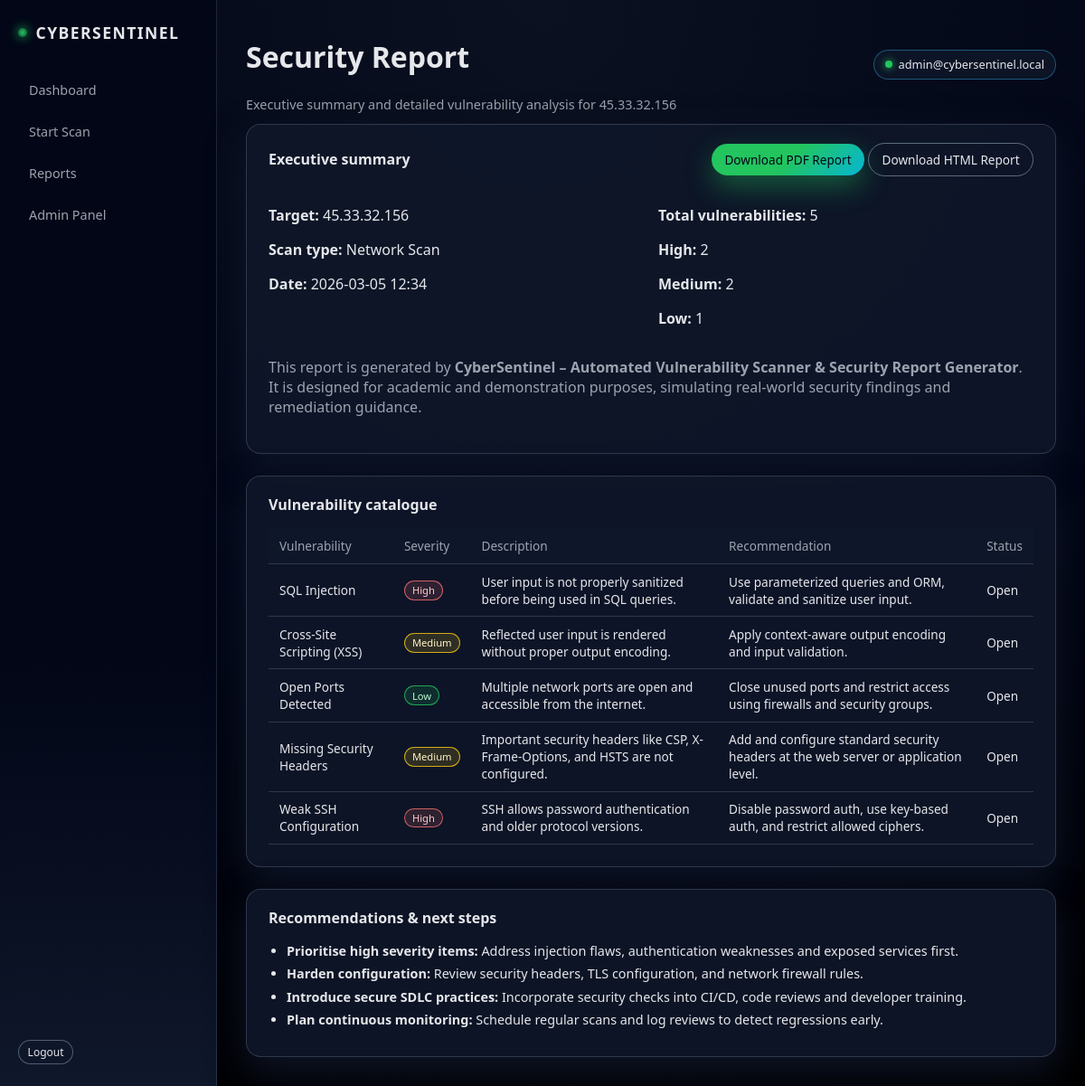
The page /report/19 (signed in) on the database as committed earlier.
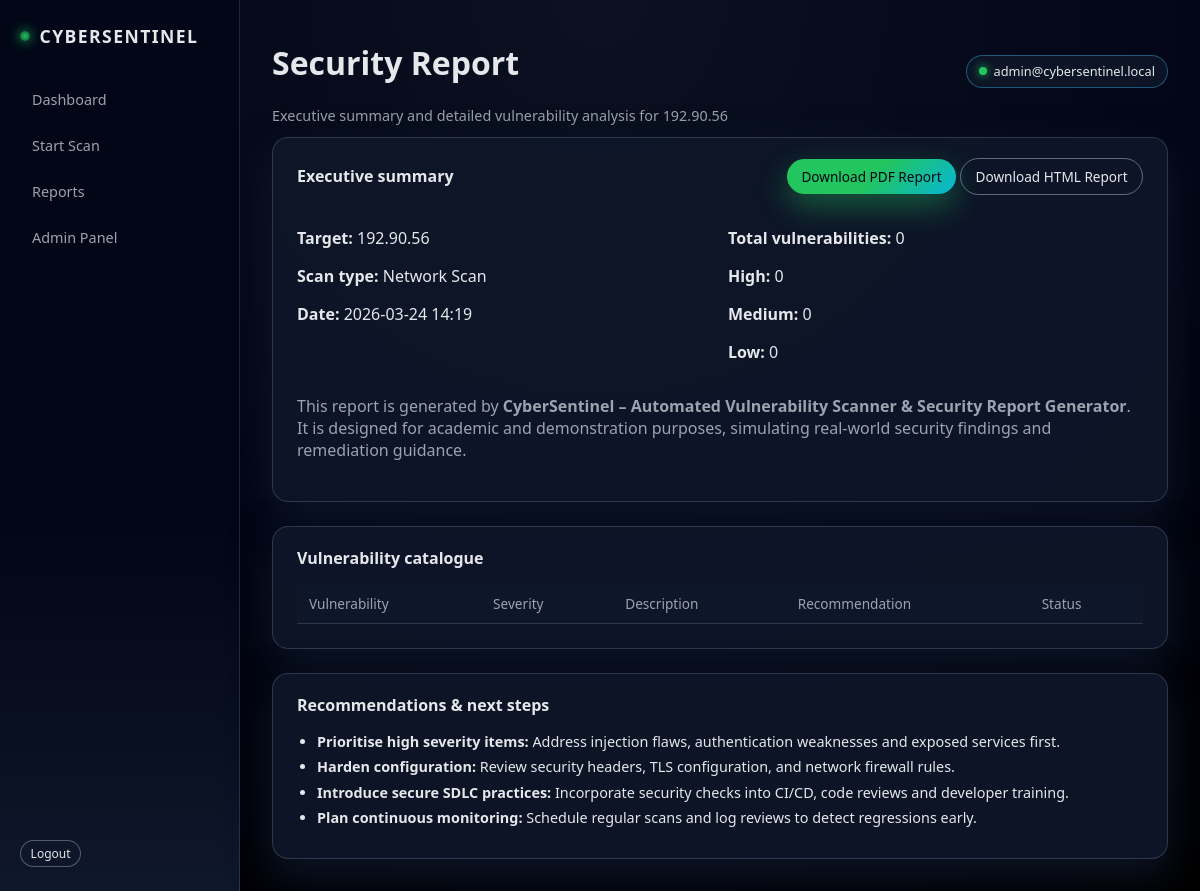
The same page on the database as committed later.
### app.py (models this page shows)
class Scan(db.Model):
    id = db.Column(db.Integer, primary_key=True)
    user_id = db.Column(db.Integer, db.ForeignKey("user.id"), nullable=False)
    target = db.Column(db.String(255), nullable=False)
    scan_type = db.Column(db.String(50), nullable=False)
    created_at = db.Column(db.DateTime, default=datetime.utcnow)
    total_vulns = db.Column(db.Integer, default=0)
    high_count = db.Column(db.Integer, default=0)
    medium_count = db.Column(db.Integer, default=0)
    low_count = db.Column(db.Integer, default=0)
    vulnerabilities = db.relationship(
        "Vulnerability", backref="scan", lazy=True, cascade="all, delete-orphan"
    )

class Vulnerability(db.Model):
    id = db.Column(db.Integer, primary_key=True)
    scan_id = db.Column(db.Integer, db.ForeignKey("scan.id"), nullable=False)
    name = db.Column(db.String(255), nullable=False)
    severity = db.Column(db.String(20), nullable=False)
    description = db.Column(db.Text, nullable=False)
    recommendation = db.Column(db.Text, nullable=False)
    status = db.Column(db.String(50), default="Open")

### app.py (the view)
@app.route("/report/<int:scan_id>")
@login_required
def report_detail(scan_id):
    scan = Scan.query.get_or_404(scan_id)
    if scan.user_id != session["user_id"] and not session.get("is_admin"):
        flash("You do not have access to this report.", "danger")
        return redirect(url_for("dashboard"))
    vulns = Vulnerability.query.filter_by(scan_id=scan.id).all()
    return render_template("report_detail.html", scan=scan, vulnerabilities=vulns)

### app.py (called while the page is built)
def login_required(view_func):
    @wraps(view_func)
    def wrapper(*args, **kwargs):
        if "user_id" not in session:
            flash("Please log in to continue.", "warning")
            return redirect(url_for("login"))
        return view_func(*args, **kwargs)
    return wrapper

### templates/report_detail.html (shortened to what this page needs)
{% extends "base.html" %}
{% block page_heading %}
<h1>Security Report</h1>
<p class="subtitle">Executive summary and detailed vulnerability analysis for {{ scan.target }}</p>
{% endblock %}
{% block content %}
<div class="panel">
    <div class="panel-header">
        <h3>Executive summary</h3>
        <div class="actions">
            <a href="{{ url_for('download_pdf', scan_id=scan.id) }}" class="btn btn-primary">Download PDF Report</a>
            <a href="{{ url_for('download_html', scan_id=scan.id) }}" class="btn btn-outline">Download HTML Report</a>
        </div>
    </div>
    <div class="summary-grid">
        <div>
            <p><strong>Target:</strong> {{ scan.target }}</p>
            <p><strong>Scan type:</strong> {{ scan.scan_type }}</p>
            <p><strong>Date:</strong> {{ scan.created_at.strftime('%Y-%m-%d %H:%M') }}</p>
        </div>
        <div>
            <p><strong>Total vulnerabilities:</strong> {{ scan.total_vulns }}</p>
            <p><strong>High:</strong> {{ scan.high_count }}</p>
            <p><strong>Medium:</strong> {{ scan.medium_count }}</p>
            <p><strong>Low:</strong> {{ scan.low_count }}</p>
        </div>
    </div>
    <p class="muted mt-md">
        This report is generated by <strong>CyberSentinel – Automated Vulnerability Scanner &amp; Security Report Generator</strong>.
        It is designed for academic and demonstration purposes, simulating real-world security findings and remediation guidance.
    </p>
</div>
<div class="panel mt-lg">
    <div class="panel-header">
        <h3>Vulnerability catalogue</h3>
    </div>
    <div class="table-responsive">
        <table class="table">
            <thead>
            <tr>
                <th>Vulnerability</th>
                <th>Severity</th>
                <th>Description</th>
                <th>Recommendation</th>
                <th>Status</th>
            </tr>
            </thead>
            <tbody>
            {% for v in vulnerabilities %}
                <tr>
                    <td>{{ v.name }}</td>
                    <td>
                        {% if v.severity == 'High' %}
                            <span class="badge badge-high">High</span>
                        {% elif v.severity == 'Medium' %}
                            <span class="badge badge-medium">Medium</span>
                        {% else %}
                            <span class="badge badge-low">Low</span>
                        {% endif %}
                    </td>
                    <td>{{ v.description }}</td>
                    <td>{{ v.recommendation }}</td>
                    <td>{{ v.status }}</td>
                </tr>
            {% endfor %}
            </tbody>
        </table>
    </div>
</div>
<div class="panel mt-lg">
    <div class="panel-header">
        <h3>Recommendations &amp; next steps</h3>
    </div>
    <ul class="recommend-list">
        <li><strong>Prioritise high severity items:</strong> Address injection flaws, authentication weaknesses and exposed services first.</li>
        <li><strong>Harden configuration:</strong> Review security headers, TLS configuration, and network firewall rules.</li>
        <li><strong>Introduce secure SDLC practices:</strong> Incorporate security checks into CI/CD, code reviews and developer training.</li>
        <li><strong>Plan continuous monitoring:</strong> Schedule regular scans and log reviews to detect regressions early.</li>
    </ul>
</div>
{% endblock %}

### templates/base.html (shortened to what this page needs)
<!DOCTYPE html>
<html lang="en">
<head>
    <link rel="stylesheet" href="{{ url_for('static', filename='css/style.css') }}">
</head>
<body class="dark-theme">
<div class="app-container">
    {% if session.get('user_id') %}
    <aside class="sidebar">
        <div class="logo">
            <span class="logo-dot"></span>
            <span>CyberSentinel</span>
        </div>
        <nav class="nav-links">
            <a href="{{ url_for('dashboard') }}" class="{% if request.endpoint == 'dashboard' %}active{% endif %}">Dashboard</a>
            <a href="{{ url_for('start_scan') }}" class="{% if request.endpoint == 'start_scan' %}active{% endif %}">Start Scan</a>
            <a href="{{ url_for('reports') }}" class="{% if request.endpoint == 'reports' %}active{% endif %}">Reports</a>
            {% if session.get('is_admin') %}
            <a href="{{ url_for('admin_panel') }}" class="{% if request.endpoint == 'admin_panel' %}active{% endif %}">Admin Panel</a>
            {% endif %}
        </nav>
        <div class="sidebar-footer">
            <a href="{{ url_for('logout') }}" class="btn btn-secondary small">Logout</a>
        </div>
    </aside>
    {% endif %}
    <main class="main-content {% if not session.get('user_id') %}no-sidebar{% endif %}">
        <header class="topbar">
            <div class="topbar-left">
                {% block page_heading %}{% endblock %}
            </div>
            <div class="topbar-right">
                {% if session.get('user_id') %}
                <span class="user-chip">
                    <span class="status-dot"></span>
                    {{ session.get('user_email', 'Authenticated User') }}
                </span>
                {% endif %}
            </div>
        </header>
        <section class="content">
            {% block content %}{% endblock %}
        </section>
    </main>
</div>
</body>
</html>

### static/css/style.css (style rules this page uses)
*, *::before, *::after { box-sizing: border-box; }
body.dark-theme { margin: 0; font-family: system-ui, -apple-system, BlinkMacSystemFont, "Segoe UI", sans-serif; background: radial-gradient(circle at top, #0b1120 0, #020617 55%, #000000 100%); color: #e5e7eb; }
a { color: #38bdf8; text-decoration: none; }
.app-container { display: flex; min-height: 100vh; }
.sidebar { width: 240px; background: linear-gradient(180deg, #020617 0, #020617 60%, #0f172a 100%); border-right: 1px solid rgba(148, 163, 184, 0.2); padding: 1.5rem 1.25rem; display: flex; flex-direction: column; }
.logo { display: flex; align-items: center; gap: 0.6rem; font-weight: 600; font-size: 1.1rem; letter-spacing: 0.08em; text-transform: uppercase; }
.logo-dot { width: 10px; height: 10px; border-radius: 999px; background: radial-gradient(circle, #22c55e, #22c55e55); box-shadow: 0 0 12px #22c55e; }
.nav-links { margin-top: 2rem; display: flex; flex-direction: column; gap: 0.5rem; }
.nav-links a { padding: 0.6rem 0.75rem; border-radius: 0.5rem; color: #9ca3af; font-size: 0.9rem; display: block; }
.sidebar-footer { margin-top: auto; }
.main-content { flex: 1; display: flex; flex-direction: column; }
.topbar { padding: 1.25rem 2rem 0.75rem; display: flex; justify-content: space-between; align-items: baseline; }
.subtitle { margin: 0.2rem 0 0; font-size: 0.9rem; color: #9ca3af; }
.topbar-right { display: flex; align-items: center; gap: 1rem; }
.user-chip { padding: 0.4rem 0.75rem; border-radius: 999px; background: rgba(15, 23, 42, 0.85); border: 1px solid rgba(56, 189, 248, 0.4); display: inline-flex; align-items: center; gap: 0.4rem; font-size: 0.8rem; color: #e5e7eb; }
.status-dot { width: 8px; height: 8px; border-radius: 999px; background: #22c55e; box-shadow: 0 0 8px #22c55e; }
.content { padding: 0 2rem 2rem; }
.panel { background: rgba(15, 23, 42, 0.9); border-radius: 1rem; border: 1px solid rgba(148, 163, 184, 0.25); padding: 1.25rem 1.5rem 1.5rem; box-shadow: 0 16px 40px rgba(15, 23, 42, 0.9); }
.panel-header { display: flex; justify-content: space-between; align-items: center; margin-bottom: 1rem; }
.panel-header h3 { margin: 0; font-size: 1rem; }
.mt-md { margin-top: 1rem; }
.mt-lg { margin-top: 1.5rem; }
.btn { display: inline-flex; align-items: center; justify-content: center; gap: 0.3rem; padding: 0.5rem 0.9rem; border-radius: 999px; font-size: 0.85rem; border: none; cursor: pointer; text-decoration: none; transition: transform 0.1s ease, box-shadow 0.1s ease, background 0.15s ease; }
.btn-primary { background: linear-gradient(135deg, #22c55e, #22c55e, #06b6d4); color: #020617; box-shadow: 0 12px 30px rgba(34, 197, 94, 0.4); }
.btn-outline { background: transparent; border: 1px solid rgba(148, 163, 184, 0.6); color: #e5e7eb; }
.btn-secondary { background: rgba(15, 23, 42, 0.9); border: 1px solid rgba(148, 163, 184, 0.5); color: #e5e7eb; }
.btn.small { padding: 0.25rem 0.6rem; font-size: 0.75rem; }
.muted { color: #9ca3af; }
.table-responsive { overflow-x: auto; margin-top: 0.5rem; }
.table { width: 100%; border-collapse: collapse; font-size: 0.85rem; }
.table th, .table td { padding: 0.6rem 0.75rem; border-bottom: 1px solid rgba(55, 65, 81, 0.8); }
.table thead th { text-align: left; font-weight: 500; color: #9ca3af; background: rgba(15, 23, 42, 0.9); position: sticky; top: 0; }
.summary-grid { display: grid; grid-template-columns: repeat(auto-fit, minmax(180px, 1fr)); gap: 1rem; }
.recommend-list { margin: 0.5rem 0 0; padding-left: 1.25rem; font-size: 0.9rem; }
.recommend-list li { margin-bottom: 0.4rem; }

Rows that differ between the two databases and show on the page:
removed Vulnerability: name "SQL Injection", severity "High", description "User input is not properly sanitized before being used in SQL queries.", recommendation "Use parameterized queries and ORM, validate and sanitize user input.", status "Open"
removed Vulnerability: name "Cross-Site Scripting (XSS)", severity "Medium", description "Reflected user input is rendered without proper output encoding.", recommendation "Apply context-aware output encoding and input validation.", status "Open"
removed Vulnerability: name "Open Ports Detected", severity "Low", description "Multiple network ports are open and accessible from the internet.", recommendation "Close unused ports and restrict access using firewalls and security groups.", status "Open"
removed Vulnerability: name "Missing Security Headers", severity "Medium", description "Important security headers like CSP, X-Frame-Options, and HSTS are not configured.", recommendation "Add and configure standard security headers at the web server or application level.", status "Open"
removed Vulnerability: name "Weak SSH Configuration", severity "High", description "SSH allows password authentication and older protocol versions.", recommendation "Disable password auth, use key-based auth, and restrict allowed ciphers.", status "Open"
changed Scan "Network Scan": target "45.33.32.156" → "192.90.56"; created_at "2026-03-05 12:34" → "2026-03-24 14:19"; total_vulns "5" → "0"; high_count "2" → "0"; medium_count "2" → "0"; low_count "1" → "0"
